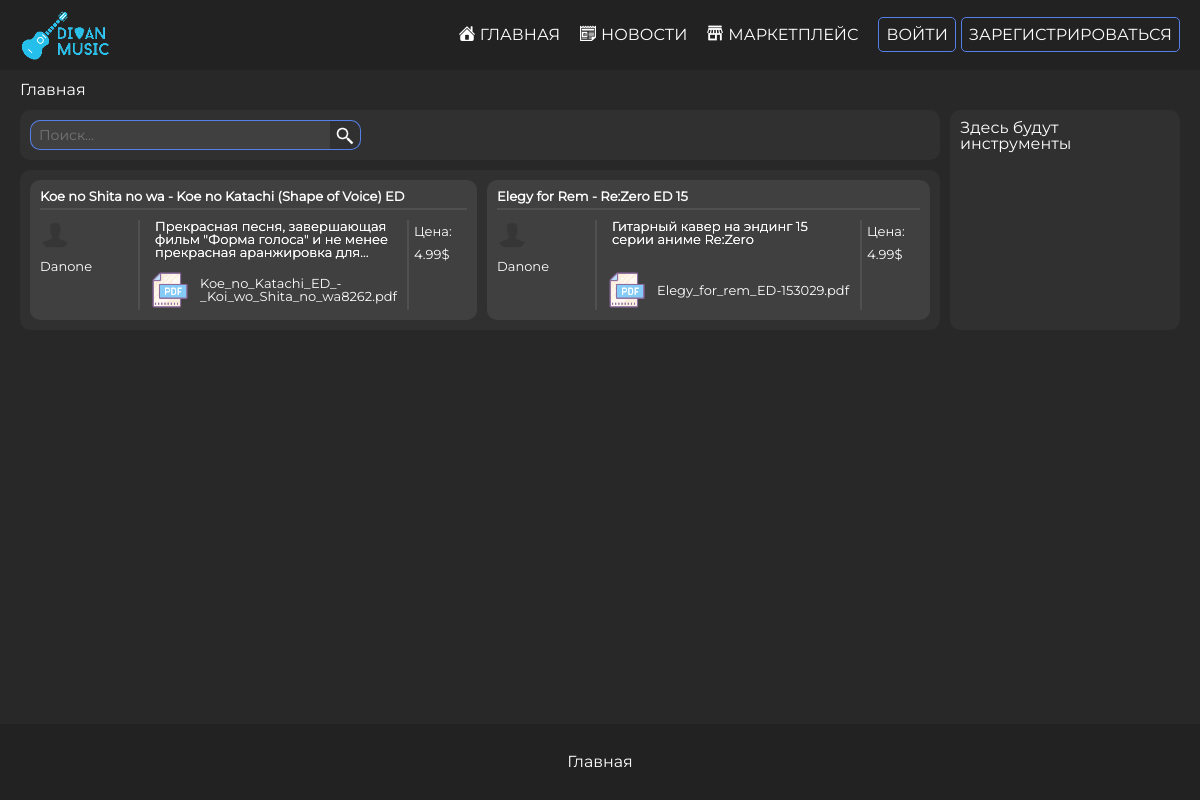
/marketplace, run on the app's committed database.
### static/data/products.py (models this page shows)
class Product(SqlAlchemyBase, UserMixin):
    __tablename__ = 'products'
    id = sqlalchemy.Column(sqlalchemy.Integer,
                           primary_key=True, autoincrement=True)
    title = sqlalchemy.Column(sqlalchemy.String, nullable=True)
    description = sqlalchemy.Column(sqlalchemy.String, nullable=True)
    theme = sqlalchemy.Column(sqlalchemy.String, nullable=True)
    content = sqlalchemy.Column(sqlalchemy.String, nullable=True)
    price = sqlalchemy.Column(sqlalchemy.Integer, nullable=True)
    created_date = sqlalchemy.Column(sqlalchemy.String, nullable=True)
    is_sold = sqlalchemy.Column(sqlalchemy.Boolean, nullable=True)
    creator = sqlalchemy.Column(sqlalchemy.String, nullable=True)
    creator_avatar_path = sqlalchemy.Column(sqlalchemy.String, nullable=True)
    path = sqlalchemy.Column(sqlalchemy.String, nullable=True)
    local_path = sqlalchemy.Column(sqlalchemy.String, nullable=True)
    icon_file = sqlalchemy.Column(sqlalchemy.String, nullable=True)
    preview_path = sqlalchemy.Column(sqlalchemy.String, nullable=True)

### main.py (the view)
@app.route('/marketplace')
def marketplace():
    db_sess = db_session.create_session()
    products = db_sess.query(Product).all()
    products.reverse()
    if current_user.is_authenticated:
        image = current_user.email
        log_form = None
    else:
        image = None
        log_form = LoginForm()
    return render_template('marketplace_main_page.html',
                           user=current_user,
                           title=f'Маркетплейс - DIVAN music',
                           image=f'/img/avatars/{image}.png',
                           products=products,
                           form=log_form)

### static/forms/login_form.py
class LoginForm(FlaskForm):
    email = EmailField('Почта', validators=[DataRequired(message='Это поле должно быть заполнено!')],
                       name='email',
                       id='email',
                       render_kw={"placeholder": "Введите логин (почту)..."})
    password = PasswordField('Пароль', validators=[DataRequired(message='Это поле должно быть заполнено!'),
                                                   Length(min=4, max=32,
                                                          message='Длина пароля должна составлять от 4 до 32 символов!')],
                             id='password',
                             name='password',
                             render_kw={"placeholder": "Введите пароль..."})
    remember_me = BooleanField('Запомнить меня',
                               id='custom__checkbox')

### static/data/db_session.py (called while the page is built)
def create_session() -> Session:
    global __factory
    return __factory()

### templates/marketplace_main_page.html (shortened to what this page needs)
{% extends "base.html" %}
{% block content %}
    <div class="content">
        <div class="container">
            <div class="navigation__str">
                <a href="/" class="navigation__href">Главная</a>
            </div>
            <div class="marketplace__grid">
                <div class="marketplace__grid__body">
                    <div class="marketplace__grid__item marketplace__page__content__block">
                        <div class="marketplace__products__grid">
                            {% for product in products %}
                                {% if current_user.username == product.creator %}
                                    <div class="marketplace__products__grid__item user_is_seller">
                                {% else %}
                                    <div class="marketplace__products__grid__item">
                                {% endif %}
                                        <a href="/marketplace/product_id_{{ product.id }}">
                                            <div class="marketplace__product__grid">
                                                <div class="marketplace__product__item product__seller">
                                                    <div class="marketplace__product__item creator__avatar">
                                                        {% if current_user.avatar_path %}
                                                            <img src="{{ url_for('static', filename=current_user.avatar_path) }}" alt="oops">
                                                        {% else %}
                                                            <img src="{{ url_for('static', filename='/img/avatars/anonym.png') }}" alt="oops">
                                                        {% endif %}
                                                    </div>
                                                    <div class="marketplace__product__item product__seller__nickname">
                                                        {{ product.creator }}
                                                    </div>
                                                </div>
                                                <div class="marketplace__product__item product__title">
                                                    <b>{{ product.title }}</b>
                                                </div>
                                                <div class="marketplace__product__item product__description">
                                                    {{ product.description }}
                                                </div>
                                                <div class="marketplace__product__item product__description">
                                                    {{ product.description }}
                                                </div>
                                                <div class="marketplace__product__item product__file">
                                                    <div class="product__file__icon">
                                                        {% if product.icon_file %}
                                                            <img src="{{ url_for('static', filename=product.icon_file )}}" alt="">
                                                        {% endif %}
                                                    </div>
                                                    <div class="product__filename">
                                                        {{ product.content }}
                                                    </div>
                                                </div>
                                                <div class="marketplace__product__item product__price">
                                                    <p>Цена:</p>
                                                    {{ product.price }}$
                                                </div>
                                            </div>
                                        </a>
                                    </div>
                            {% endfor %}
                        </div>
                    </div>
                    <div class="marketplace__grid__item marketplace__page__tools__block">
                        Здесь будут инструменты
                    </div>
                    <div class="marketplace__grid__item marketplace__page__top__content__block">
                        <div class="marketplace__top__content__grid">
                            <form>
                                <div class="search__field__grid">
                                    <input class="custom__search__field" placeholder="Поиск..." id="search__field">
                                    <button type="submit" class="search__button">
                                        <img src="../static/img/icons/search.svg" alt="Поиск">
                                    </button>
                                </div>
                            </form>
                        </div>
                    </div>
                </div>
            </div>
        </div>
    </div>
{% endblock %}

### static/css/marketplace__main__page.css (style rules this page uses)
.marketplace__grid { display: block; }
.marketplace__grid__body { margin: 0 0 20px 0; display: grid; max-width: 1180px; grid-template-rows: [start] auto [row-end]; grid-template-columns: [start] 4fr [col2] 1fr [col-end]; grid-gap: 10px; grid-template-areas: "top tools" "content tools"; }
.marketplace__grid__item { padding: 10px; align-items: center; justify-content: center; }
.marketplace__page__content__block { grid-area: content; background-color: #303030; border-radius: 10px; }
.marketplace__page__tools__block { grid-area: tools; background-color: #303030; border-radius: 10px; }
.marketplace__page__top__content__block { grid-area: top; background-color: #303030; border-radius: 10px; }
.marketplace__top__content__grid { display: flex; justify-content: space-between; align-items: center; }
.search__field__grid { display: grid; grid-template-rows: [start] auto [row-end]; grid-template-columns: [start] auto [col2] auto [col-end]; grid-template-areas: 'search__field button'; }
.search__field__grid input { grid-area: search__field; }
.marketplace__products__grid { display: grid; grid-template-rows: [start] auto [row-end]; grid-template-columns: [start] 1fr [col2] 1fr [col-end]; grid-gap: 10px; justify-content: space-between; }
.marketplace__products__grid__item { background-color: #404040; padding: 10px; border-radius: 10px; }
.marketplace__product__grid { display: grid; grid-template-rows: [start] 20px [row2] 40px [row3] auto [row-end]; grid-template-columns: [start] 100px [col2] auto [col3] 60px [col-end]; grid-gap: 10px; cursor: pointer; grid-template-areas: "title title title" "seller description price" "seller file price"; }
.marketplace__product__item { font-size: 13px; }
.product__seller { grid-area: seller; display: flex; row-gap: 10px; flex-direction: column; justify-content: left; border-right: 2px solid #505050; }
.product__file { grid-area: file; display: flex; column-gap: 10px; justify-content: left; align-items: center; }
.product__file__icon img { height: 40px; }
.product__title { grid-area: title; padding-bottom: 5px; border-bottom: 2px solid #505050; }
.product__description { grid-area: description; vertical-align: center; overflow: hidden; display: -webkit-box; -webkit-line-clamp: 3; -webkit-box-orient: vertical; height: 40px; padding-left: 5px; }
.product__description:after { content: ""; position: relative; left: 0; bottom: 0; width: 100%; height: 40px; background: linear-gradient(180deg, transparent, white 50%); }
.product__price { grid-area: price; border-left: 2px solid #505050; padding: 5px; }
.product__price p { margin-bottom: 10px; }

### static/css/general_style.css (style rules this page uses)
*, *::before, *::after { padding: 0; margin: 0; border: 0; box-sizing: border-box; }
a { text-decoration: none; color: white; cursor: pointer; }
button { cursor: pointer; }
img { image-rendering: auto; vertical-align: top; }
html, body { color: #ffffff; height: 100%; line-height: 1; background-color: #282828; font-family: "Montserrat-Regular", sans-serif; }
.container { max-width: 1180px; margin: 0 auto; padding: 0 10px; }
.content { height: 100%; padding: 70px 0 0 0; }
.navigation__str { width: 100%; display: flex; line-height: 40px; align-items: center; }
.navigation__href { display: inline-block; color: white; margin-right: 10px; }
.creator__avatar { display: inline-block; }
.creator__avatar img { max-height: 30px; border-radius: 50%; }
.custom__search__field { display: block; width: 300px; height: 30px; padding: 0.375rem 0.5rem; font-family: Montserrat-Regular, sans-serif; font-size: 14px; color: white; outline: none; background-color: #404040; border: 1px solid #5680E9; border-right: none; border-radius: 10px 0 0 10px; }
.search__button { height: 30px; background-color: transparent; border: 1px solid #5680E9; border-left: none; padding: 5px; border-radius: 0 10px 10px 0; }
.search__button img { max-height: 20px; }

### data on the page
Product: creator "Danone", title "Koe no Shita no wa - Koe no Katachi (Shape of Voice) ED", description "Прекрасная песня, завершающая фильм \"Форма голоса\" и не менее прекрасная аранжировка…", icon_file (picture), content "Koe_no_Katachi_ED_-_Koi_wo_Shita_no_wa8262.pdf", price "4.99"
Product: creator "Danone", title "Elegy for Rem - Re:Zero ED 15", description "Гитарный кавер на эндинг 15 серии аниме Re:Zero", icon_file (picture), content "Elegy_for_rem_ED-153029.pdf", price "4.99"
